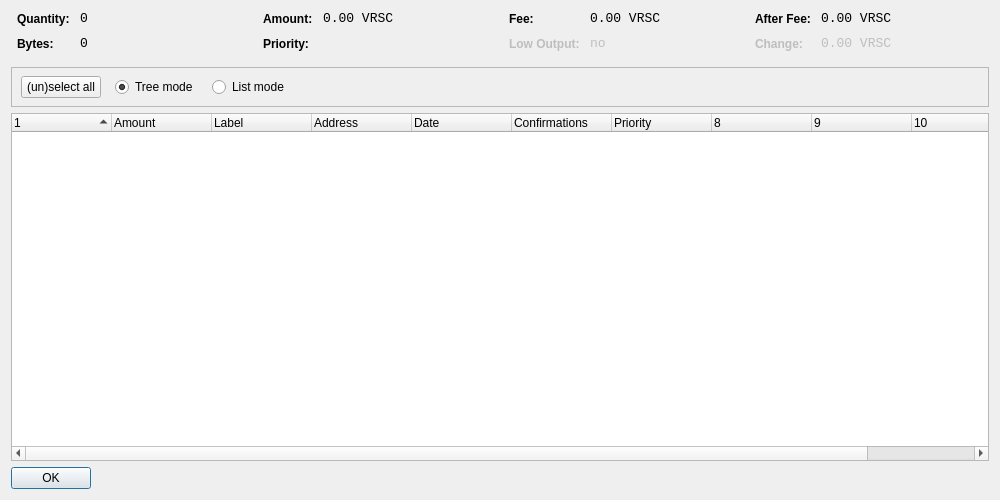
<?xml version="1.0" encoding="UTF-8"?>
<ui version="4.0">
 <class>CoinControlDialog</class>
 <widget class="QDialog" name="CoinControlDialog">
  <property name="geometry">
   <rect>
    <x>0</x>
    <y>0</y>
    <width>1000</width>
    <height>500</height>
   </rect>
  </property>
  <property name="windowTitle">
   <string>Coin Control</string>
  </property>
  <layout class="QVBoxLayout" name="verticalLayout">
   <item>
    <layout class="QHBoxLayout" name="horizontalLayoutTop" stretch="0,0,0,0">
     <property name="topMargin">
      <number>0</number>
     </property>
     <property name="bottomMargin">
      <number>10</number>
     </property>
     <item>
      <layout class="QFormLayout" name="formLayoutCoinControl1">
       <property name="horizontalSpacing">
        <number>10</number>
       </property>
       <property name="verticalSpacing">
        <number>10</number>
       </property>
       <property name="leftMargin">
        <number>6</number>
       </property>
       <property name="rightMargin">
        <number>6</number>
       </property>
       <item row="0" column="0">
        <widget class="QLabel" name="labelCoinControlQuantityText">
         <property name="styleSheet">
          <string notr="true">font-weight:bold;</string>
         </property>
         <property name="text">
          <string>Quantity:</string>
         </property>
        </widget>
       </item>
       <item row="0" column="1">
        <widget class="QLabel" name="labelCoinControlQuantity">
         <property name="font">
          <font>
           <family>Monospace</family>
           <pointsize>10</pointsize>
          </font>
         </property>
         <property name="cursor">
          <cursorShape>IBeamCursor</cursorShape>
         </property>
         <property name="contextMenuPolicy">
          <enum>Qt::ActionsContextMenu</enum>
         </property>
         <property name="text">
          <string notr="true">0</string>
         </property>
         <property name="textInteractionFlags">
          <set>Qt::LinksAccessibleByMouse|Qt::TextSelectableByKeyboard|Qt::TextSelectableByMouse</set>
         </property>
        </widget>
       </item>
       <item row="1" column="0">
        <widget class="QLabel" name="labelCoinControlBytesText">
         <property name="styleSheet">
          <string notr="true">font-weight:bold;</string>
         </property>
         <property name="text">
          <string>Bytes:</string>
         </property>
        </widget>
       </item>
       <item row="1" column="1">
        <widget class="QLabel" name="labelCoinControlBytes">
         <property name="font">
          <font>
           <family>Monospace</family>
           <pointsize>10</pointsize>
          </font>
         </property>
         <property name="cursor">
          <cursorShape>IBeamCursor</cursorShape>
         </property>
         <property name="contextMenuPolicy">
          <enum>Qt::ActionsContextMenu</enum>
         </property>
         <property name="text">
          <string notr="true">0</string>
         </property>
         <property name="textInteractionFlags">
          <set>Qt::LinksAccessibleByMouse|Qt::TextSelectableByKeyboard|Qt::TextSelectableByMouse</set>
         </property>
        </widget>
       </item>
      </layout>
     </item>
     <item>
      <layout class="QFormLayout" name="formLayoutCoinControl2">
       <property name="horizontalSpacing">
        <number>10</number>
       </property>
       <property name="verticalSpacing">
        <number>10</number>
       </property>
       <property name="leftMargin">
        <number>6</number>
       </property>
       <property name="rightMargin">
        <number>6</number>
       </property>
       <item row="0" column="0">
        <widget class="QLabel" name="labelCoinControlAmountText">
         <property name="styleSheet">
          <string notr="true">font-weight:bold;</string>
         </property>
         <property name="text">
          <string>Amount:</string>
         </property>
        </widget>
       </item>
       <item row="0" column="1">
        <widget class="QLabel" name="labelCoinControlAmount">
         <property name="font">
          <font>
           <family>Monospace</family>
           <pointsize>10</pointsize>
          </font>
         </property>
         <property name="cursor">
          <cursorShape>IBeamCursor</cursorShape>
         </property>
         <property name="contextMenuPolicy">
          <enum>Qt::ActionsContextMenu</enum>
         </property>
         <property name="text">
          <string notr="true">0.00 VRSC</string>
         </property>
         <property name="textInteractionFlags">
          <set>Qt::LinksAccessibleByMouse|Qt::TextSelectableByKeyboard|Qt::TextSelectableByMouse</set>
         </property>
        </widget>
       </item>
       <item row="1" column="0">
        <widget class="QLabel" name="labelCoinControlPriorityText">
         <property name="styleSheet">
          <string notr="true">font-weight:bold;</string>
         </property>
         <property name="text">
          <string>Priority:</string>
         </property>
        </widget>
       </item>
       <item row="1" column="1">
        <widget class="QLabel" name="labelCoinControlPriority">
         <property name="font">
          <font>
           <family>Monospace</family>
           <pointsize>10</pointsize>
          </font>
         </property>
         <property name="cursor">
          <cursorShape>IBeamCursor</cursorShape>
         </property>
         <property name="contextMenuPolicy">
          <enum>Qt::ActionsContextMenu</enum>
         </property>
         <property name="text">
          <string/>
         </property>
         <property name="textInteractionFlags">
          <set>Qt::LinksAccessibleByMouse|Qt::TextSelectableByKeyboard|Qt::TextSelectableByMouse</set>
         </property>
        </widget>
       </item>
      </layout>
     </item>
     <item>
      <layout class="QFormLayout" name="formLayoutCoinControl3">
       <property name="horizontalSpacing">
        <number>10</number>
       </property>
       <property name="verticalSpacing">
        <number>10</number>
       </property>
       <property name="leftMargin">
        <number>6</number>
       </property>
       <property name="rightMargin">
        <number>6</number>
       </property>
       <item row="0" column="0">
        <widget class="QLabel" name="labelCoinControlFeeText">
         <property name="styleSheet">
          <string notr="true">font-weight:bold;</string>
         </property>
         <property name="text">
          <string>Fee:</string>
         </property>
        </widget>
       </item>
       <item row="0" column="1">
        <widget class="QLabel" name="labelCoinControlFee">
         <property name="font">
          <font>
           <family>Monospace</family>
           <pointsize>10</pointsize>
          </font>
         </property>
         <property name="cursor">
          <cursorShape>IBeamCursor</cursorShape>
         </property>
         <property name="contextMenuPolicy">
          <enum>Qt::ActionsContextMenu</enum>
         </property>
         <property name="text">
          <string notr="true">0.00 VRSC</string>
         </property>
         <property name="textInteractionFlags">
          <set>Qt::LinksAccessibleByMouse|Qt::TextSelectableByKeyboard|Qt::TextSelectableByMouse</set>
         </property>
        </widget>
       </item>
       <item row="1" column="0">
        <widget class="QLabel" name="labelCoinControlLowOutputText">
         <property name="enabled">
          <bool>false</bool>
         </property>
         <property name="styleSheet">
          <string notr="true">font-weight:bold;</string>
         </property>
         <property name="text">
          <string>Low Output:</string>
         </property>
        </widget>
       </item>
       <item row="1" column="1">
        <widget class="QLabel" name="labelCoinControlLowOutput">
         <property name="enabled">
          <bool>false</bool>
         </property>
         <property name="font">
          <font>
           <family>Monospace</family>
           <pointsize>10</pointsize>
          </font>
         </property>
         <property name="cursor">
          <cursorShape>IBeamCursor</cursorShape>
         </property>
         <property name="contextMenuPolicy">
          <enum>Qt::ActionsContextMenu</enum>
         </property>
         <property name="text">
          <string notr="true">no</string>
         </property>
         <property name="textInteractionFlags">
          <set>Qt::LinksAccessibleByMouse|Qt::TextSelectableByKeyboard|Qt::TextSelectableByMouse</set>
         </property>
        </widget>
       </item>
      </layout>
     </item>
     <item>
      <layout class="QFormLayout" name="formLayoutCoinControl4">
       <property name="horizontalSpacing">
        <number>10</number>
       </property>
       <property name="verticalSpacing">
        <number>10</number>
       </property>
       <property name="leftMargin">
        <number>6</number>
       </property>
       <property name="rightMargin">
        <number>6</number>
       </property>
       <item row="0" column="0">
        <widget class="QLabel" name="labelCoinControlAfterFeeText">
         <property name="styleSheet">
          <string notr="true">font-weight:bold;</string>
         </property>
         <property name="text">
          <string>After Fee:</string>
         </property>
        </widget>
       </item>
       <item row="0" column="1">
        <widget class="QLabel" name="labelCoinControlAfterFee">
         <property name="font">
          <font>
           <family>Monospace</family>
           <pointsize>10</pointsize>
          </font>
         </property>
         <property name="cursor">
          <cursorShape>IBeamCursor</cursorShape>
         </property>
         <property name="contextMenuPolicy">
          <enum>Qt::ActionsContextMenu</enum>
         </property>
         <property name="text">
          <string notr="true">0.00 VRSC</string>
         </property>
         <property name="textInteractionFlags">
          <set>Qt::LinksAccessibleByMouse|Qt::TextSelectableByKeyboard|Qt::TextSelectableByMouse</set>
         </property>
        </widget>
       </item>
       <item row="1" column="0">
        <widget class="QLabel" name="labelCoinControlChangeText">
         <property name="enabled">
          <bool>false</bool>
         </property>
         <property name="styleSheet">
          <string notr="true">font-weight:bold;</string>
         </property>
         <property name="text">
          <string>Change:</string>
         </property>
        </widget>
       </item>
       <item row="1" column="1">
        <widget class="QLabel" name="labelCoinControlChange">
         <property name="enabled">
          <bool>false</bool>
         </property>
         <property name="font">
          <font>
           <family>Monospace</family>
           <pointsize>10</pointsize>
          </font>
         </property>
         <property name="cursor">
          <cursorShape>IBeamCursor</cursorShape>
         </property>
         <property name="contextMenuPolicy">
          <enum>Qt::ActionsContextMenu</enum>
         </property>
         <property name="text">
          <string notr="true">0.00 VRSC</string>
         </property>
         <property name="textInteractionFlags">
          <set>Qt::LinksAccessibleByMouse|Qt::TextSelectableByKeyboard|Qt::TextSelectableByMouse</set>
         </property>
        </widget>
       </item>
      </layout>
     </item>
    </layout>
   </item>
   <item>
    <widget class="QFrame" name="frame">
     <property name="minimumSize">
      <size>
       <width>0</width>
       <height>40</height>
      </size>
     </property>
     <property name="frameShape">
      <enum>QFrame::StyledPanel</enum>
     </property>
     <property name="frameShadow">
      <enum>QFrame::Sunken</enum>
     </property>
     <widget class="QWidget" name="horizontalLayoutWidget">
      <property name="geometry">
       <rect>
        <x>10</x>
        <y>0</y>
        <width>781</width>
        <height>41</height>
       </rect>
      </property>
      <layout class="QHBoxLayout" name="horizontalLayoutPanel" stretch="0,0,0,0,0">
       <property name="spacing">
        <number>14</number>
       </property>
       <item>
        <widget class="QPushButton" name="pushButtonSelectAll">
         <property name="sizePolicy">
          <sizepolicy hsizetype="Maximum" vsizetype="Fixed">
           <horstretch>0</horstretch>
           <verstretch>0</verstretch>
          </sizepolicy>
         </property>
         <property name="text">
          <string>(un)select all</string>
         </property>
        </widget>
       </item>
       <item>
        <widget class="QRadioButton" name="radioTreeMode">
         <property name="sizePolicy">
          <sizepolicy hsizetype="Maximum" vsizetype="Fixed">
           <horstretch>0</horstretch>
           <verstretch>0</verstretch>
          </sizepolicy>
         </property>
         <property name="text">
          <string>Tree mode</string>
         </property>
         <property name="checked">
          <bool>true</bool>
         </property>
        </widget>
       </item>
       <item>
        <widget class="QRadioButton" name="radioListMode">
         <property name="sizePolicy">
          <sizepolicy hsizetype="Maximum" vsizetype="Fixed">
           <horstretch>0</horstretch>
           <verstretch>0</verstretch>
          </sizepolicy>
         </property>
         <property name="text">
          <string>List mode</string>
         </property>
        </widget>
       </item>
       <item>
        <spacer name="horizontalSpacer">
         <property name="orientation">
          <enum>Qt::Horizontal</enum>
         </property>
         <property name="sizeHint" stdset="0">
          <size>
           <width>40</width>
           <height>20</height>
          </size>
         </property>
        </spacer>
       </item>
      </layout>
     </widget>
    </widget>
   </item>
   <item>
    <widget class="CoinControlTreeWidget" name="treeWidget">
     <property name="contextMenuPolicy">
      <enum>Qt::CustomContextMenu</enum>
     </property>
     <property name="sortingEnabled">
      <bool>false</bool>
     </property>
     <property name="columnCount">
      <number>11</number>
     </property>
     <attribute name="headerShowSortIndicator" stdset="0">
      <bool>true</bool>
     </attribute>
     <attribute name="headerStretchLastSection">
      <bool>false</bool>
     </attribute>
     <column>
      <property name="text">
       <string/>
      </property>
     </column>
     <column>
      <property name="text">
       <string>Amount</string>
      </property>
     </column>
     <column>
      <property name="text">
       <string>Label</string>
      </property>
     </column>
     <column>
      <property name="text">
       <string>Address</string>
      </property>
     </column>
     <column>
      <property name="text">
       <string>Date</string>
      </property>
     </column>
     <column>
      <property name="text">
       <string>Confirmations</string>
      </property>
      <property name="toolTip">
       <string>Confirmed</string>
      </property>
     </column>
     <column>
      <property name="text">
       <string>Priority</string>
      </property>
     </column>
     <column>
      <property name="text">
       <string/>
      </property>
     </column>
     <column>
      <property name="text">
       <string/>
      </property>
     </column>
     <column>
      <property name="text">
       <string/>
      </property>
     </column>
     <column>
      <property name="text">
       <string/>
      </property>
     </column>
    </widget>
   </item>
   <item>
    <widget class="QDialogButtonBox" name="buttonBox">
     <property name="sizePolicy">
      <sizepolicy hsizetype="Maximum" vsizetype="Fixed">
       <horstretch>0</horstretch>
       <verstretch>0</verstretch>
      </sizepolicy>
     </property>
     <property name="orientation">
      <enum>Qt::Horizontal</enum>
     </property>
     <property name="standardButtons">
      <set>QDialogButtonBox::Ok</set>
     </property>
    </widget>
   </item>
  </layout>
 </widget>
 <customwidgets>
  <customwidget>
   <class>CoinControlTreeWidget</class>
   <extends>QTreeWidget</extends>
   <header>coincontroltreewidget.h</header>
  </customwidget>
 </customwidgets>
 <resources/>
 <connections/>
</ui>
